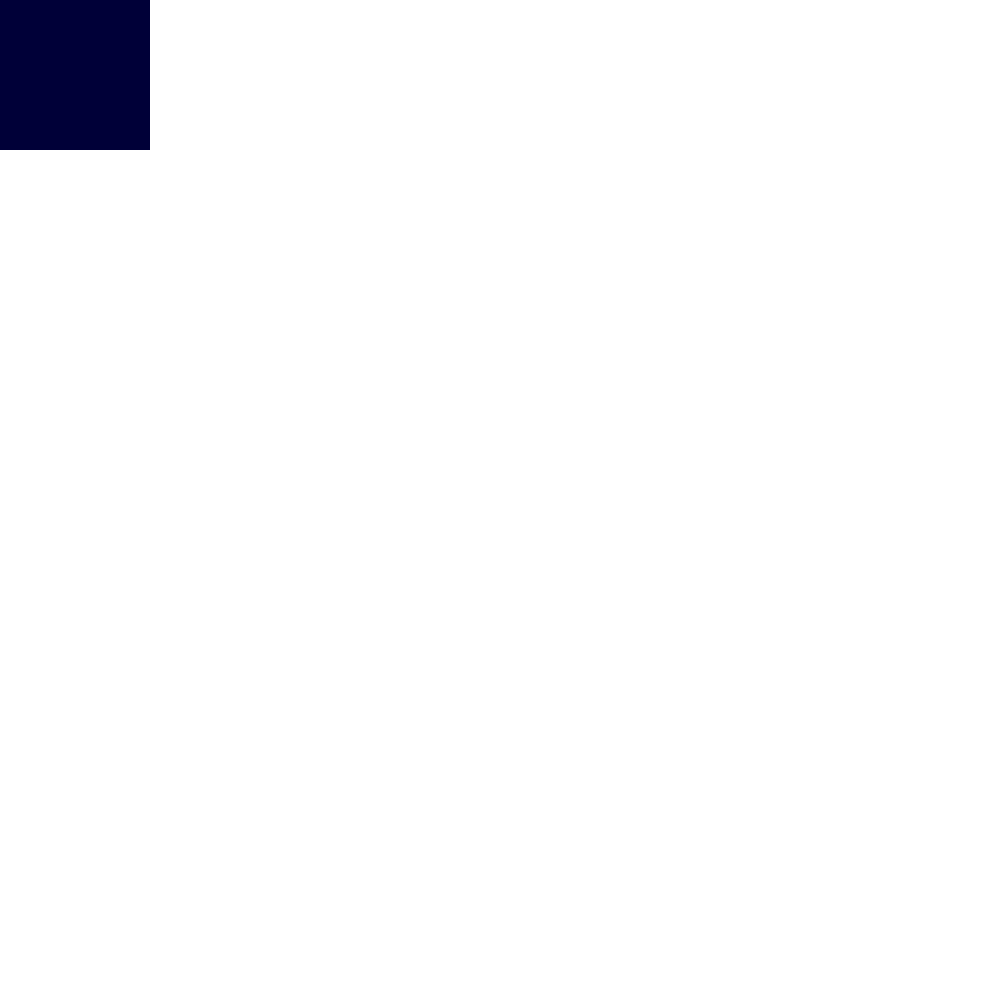
Frame 1 (no input)
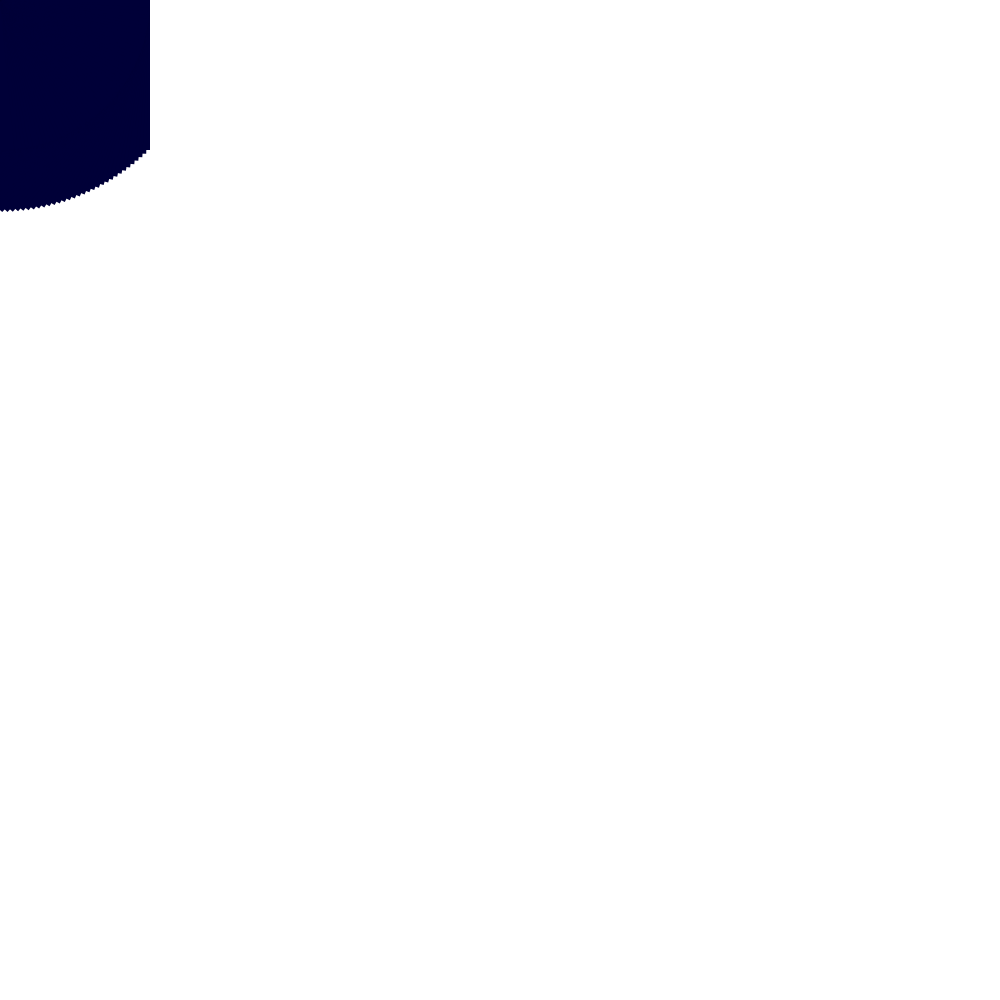
Frame 60 (no input)
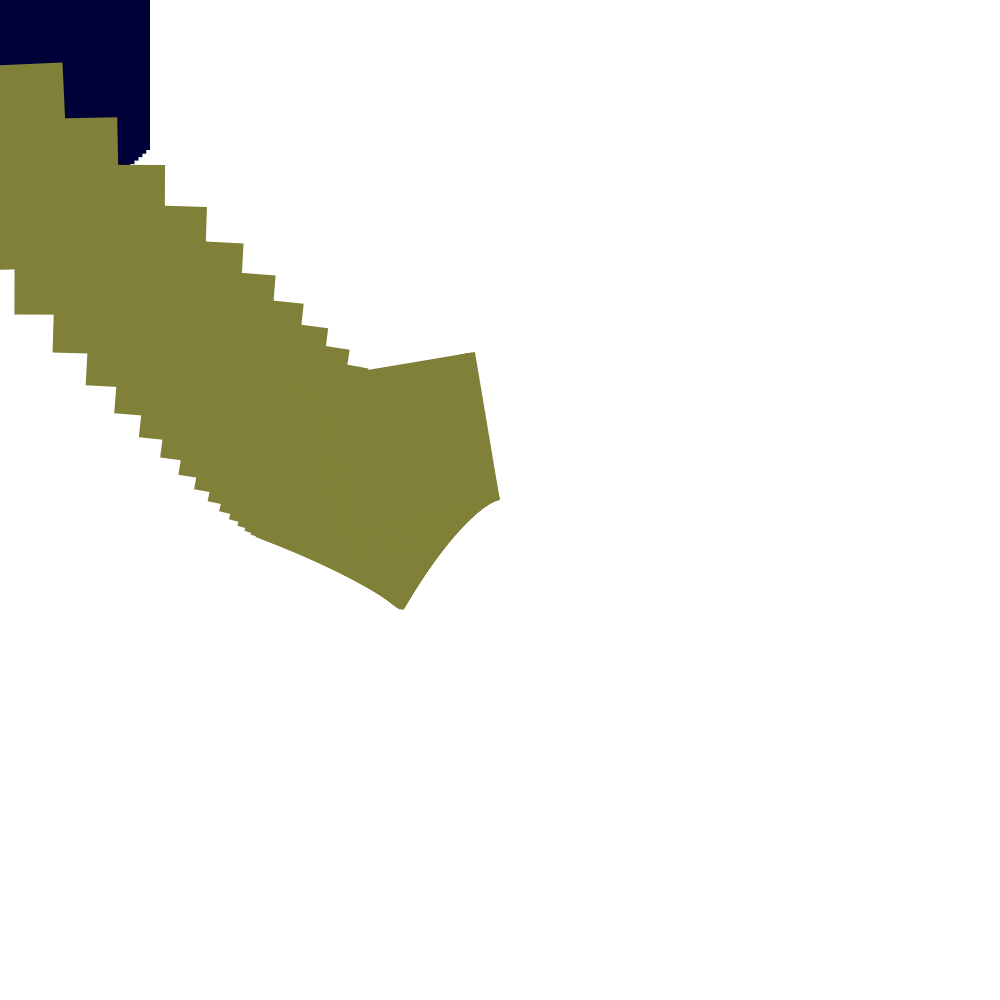
Frame 120 (the mouse pressed at the canvas centre since frame 60)

The p5.js sketch that drew these frames (run headless with seeded random() and noise() and a simulated clock; from frame 60 on, the mouse is pressed at the canvas centre):

// p5.js sketch
// ── sketch.js
  var x = 0;
  var y= 0;
  var A = 0;
  var R = 0; var G = 0; var B ;  // the capital RGB is the inside colors (fill)
  var S ; //size 
  var O;   //opacity
 	var sO ;   // strokeOpacity
  
  
  var r = 0 ; var g = 0 ; var b = 0 ;  // can use this for the outline Stroke 
  
function setup() {
	
	B = createSlider(0,255,56);
	O = createSlider(0,255,255);
	sO = createSlider(0,255,0);
	S = createSlider(100,500,150);
  createCanvas(1000,1000);
  
}

function draw() {
	stroke(0,sO.value());
  translate(x,y);
  rotate(A)
   fill(R,G,B.value(),O.value());
  rect(0,0,S.value(),S.value());  // change this to  rect or any other shape ../ 
  var easeIn = 0.125;  // easing value .. lesser the number the slower the follow up .. 
  var dif =  mouseX - x;
  var dify =  mouseY - y;
  x+=dif * easeIn;
  y+=dify * easeIn;
  A += 0.025 ;  // speed of rotation
  
  R = map (mouseX, 0, width,0,255); // it will change R- color as the mouse runs along X- axis  
  G = map (mouseY, 0, width,0,255); // it will change G- color as the mouse runs along Y- axis 
  
}


function mousePressed() {
  //B = random(0,255); // this will change the B value on click  
 
}
